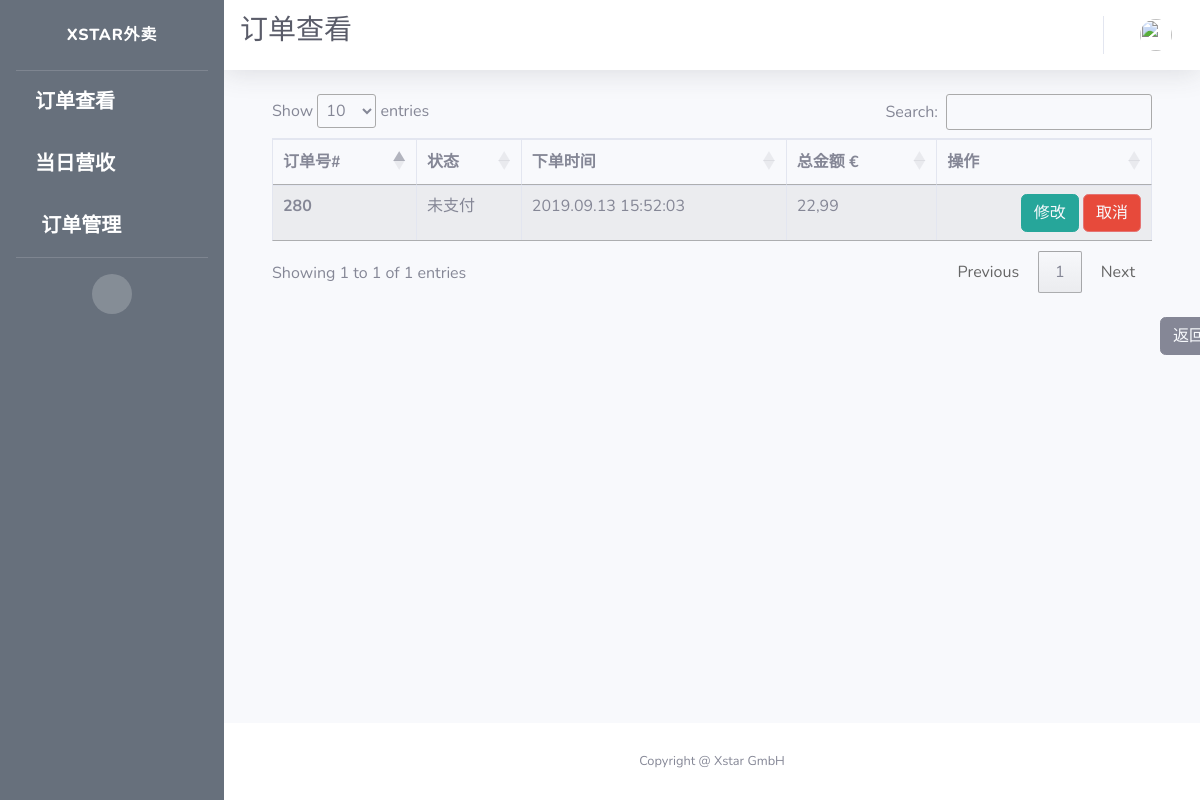
The app's page /takeaway/orders/admin, older data.
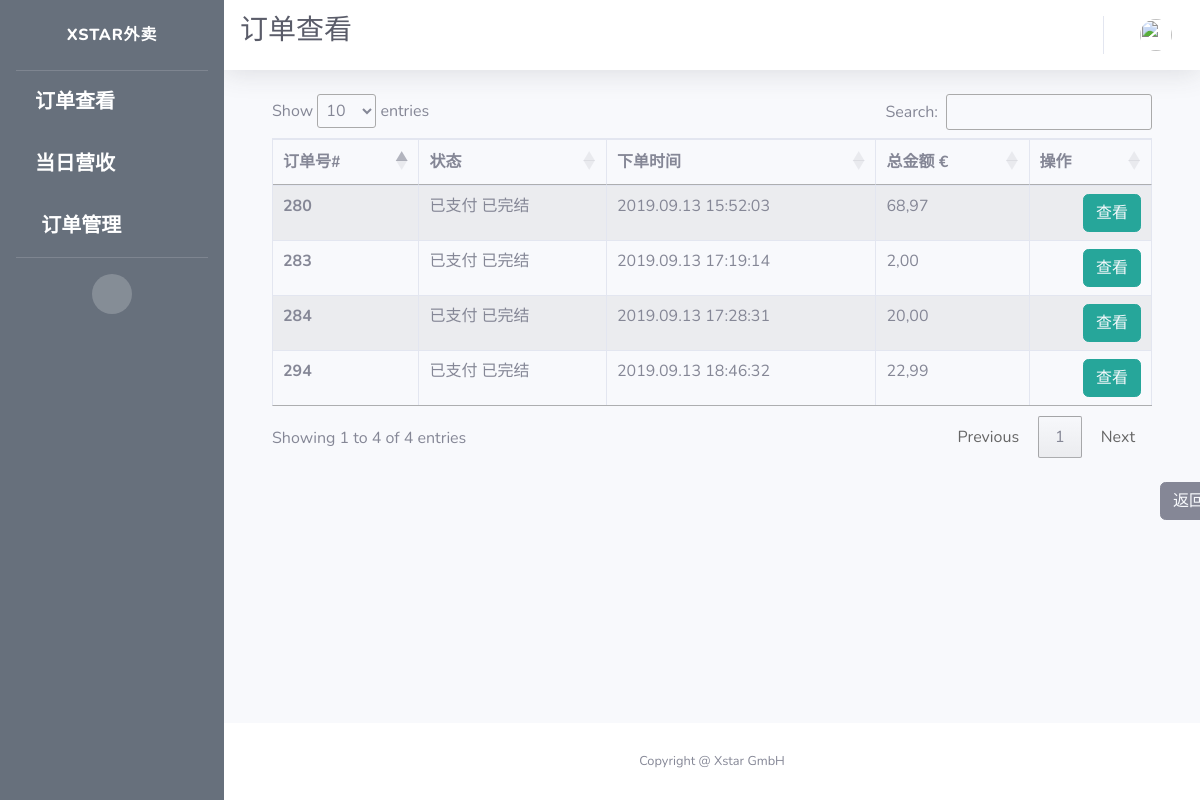
The same page, newer data.
### app/models.py (models this page shows)
class Order(db.Model):
    id = db.Column(db.Integer, primary_key=True, unique=True, index=True)
    totalPrice = db.Column(db.Float, unique=False)
    orderNumber = db.Column(db.String(200), unique=True)
    timeCreated = db.Column(db.DateTime, default=datetime.utcnow)
    isPaid = db.Column(db.Boolean, default=False)
    isReady = db.Column(db.Boolean, default=False)
    isPickedUp = db.Column(db.Boolean, default=False)
    items = db.Column(db.String(1500))
    pay_via = db.Column(db.String(100))
    type = db.Column(db.String(100))
    container = db.Column(db.String(300))
    mealPrinted = db.Column(db.Boolean, default=False)
    printed = db.Column(db.Boolean, default=False)
    settleTime = db.Column(db.DateTime)
    settleID = db.Column(db.String(500))
    table_name = db.Column(db.String(500))
    seat_number = db.Column(db.String(500))
    isCancelled = db.Column(db.Boolean(), default=False)
    isDone = db.Column(db.Boolean())
    dishes = db.Column(db.String(1500))
    discount = db.Column(db.Float, default=0.0)
    discount_rate = db.Column(db.Float, default=0.0)
    subtype = db.Column(db.String(500))
    endTotal = db.Column(db.Float, default=totalPrice)

### app/routes.py (the view)
@app.route("/takeaway/orders/admin")
def takeaway_orders_admin():
    orders = Order.query.filter(
        Order.type == "Out").all()
    open_orders = [order for order in orders if order.timeCreated.date() == today]
    context = dict(title=u"订单查看",
                   company_name=company_info.get('company_name'),
                   open_orders=open_orders,
                   referrer=request.headers.get('Referer'),
                   datetime_format=datetime_format,
                   formatter=formatter)
    return render_template('takeaway_orders_admin.html', **context)

### app/utilities.py (called while the page is built)
def formatter(number):
    if number == 0:
        number = '{:.2f}'.format(round(number, 2))
        number = number.replace(".", ",")
        return number
    number = format_decimal(round(float(number), 2), locale="de_DE")
    if len(number.split(",")) == 1:
        number = number + ",00"
        return number
    if len(number.split(",")[1]) == 1:
        number = number + "0"
        return number
    return number

### app/templates/takeaway_orders_admin.html (shortened to what this page needs)
{% extends 'TakeawayAdmin.html' %}
{% block css %}
<link rel="stylesheet" type="text/css" href="https://cdn.datatables.net/1.10.19/css/jquery.dataTables.css">
<link rel="stylesheet" type="text/css" href="https://cdnjs.cloudflare.com/ajax/libs/twitter-bootstrap/4.1.3/css/bootstrap.css">
<link rel="stylesheet" type="text/css" href="https://cdn.datatables.net/1.10.19/css/dataTables.bootstrap4.min.css">
{% endblock %}
{% block title %}
<h1 class="h3 mb-2 text-gray-800">{{title}}</h1>
{% endblock %}
{% block content %}
<div class="container">
  <div class="row">
    <div class="col-sm-12">
      <table id="example" class="table table-striped table-bordered">
        <thead>
          <tr>
            <th scope="col">订单号#</th>
            <th scope="col">状态</th>
            <th scope="col">下单时间</th>
            <th scope="col">总金额 €</th>
            <th scope="col">操作</th>
          </tr>
        </thead>
        <tbody>
          {% for order in open_orders %}
          <tr>
            <th scope="row">{{order.id}}</th>
            <td>
              <span>
                {{"已支付" if order.isPaid else "未支付"}}
              </span>
              <span>
                {{"已完结" if order.isPickedUp }}
              </span>
            </td>
            <td>{{ order.timeCreated.strftime(datetime_format) }}</td>
            <td>{{ formatter(order.totalPrice) }}</td>
            <td style="text-align:right">
              <span>
                <button type="button" class="btn btn-info" style="border-color:#26a69a; background-color:#26a69a;">
                  <a href={{ url_for('takeaway_order_edit', order_id=order.id ) }} style="color: rgb(247, 249, 252)">
                    {{"查看" if order.isPaid or order.isCancelled else "修改"}}
                  </a>
                </button>
              </span>
              {% if not order.isCancelled and not order.isPaid %}
              <span>
                <button type="button" class="btn btn-danger" style="border-color:#E57373; background-color:##E57373;">
                  <a href={{ url_for('cancel_out_order', order_id=order.id ) }} style="color: rgb(247, 249, 252)">
                    取消
                  </a>
                </button>
              </span>
              {% endif %}
            </td>
          </tr>
          {% endfor %}
        </tbody>
      </table>
    </div>
  </div>
</div>
<br>
<button type="button" class="btn btn-secondary" id="back">
  <a style="color: rgb(247, 249, 252)" href={{ referrer }}>
    返回
</button>
{% endblock %}

Row changes from the older to the newer data that the page shows:
changed Order id 280: isPaid "未支付" → "已支付"; isPickedUp (not shown) → "已完结"; totalPrice "22,99" → "68,97"; isPaid "修改" → "查看"; no longer shows "取消"
added Order: id "283", isPaid "已支付", isPickedUp "已完结", timeCreated "2019.09.13 17:19:14", totalPrice "2,00", isPaid "查看"
added Order: id "284", isPaid "已支付", isPickedUp "已完结", timeCreated "2019.09.13 17:28:31", totalPrice "20,00", isPaid "查看"
added Order: id "294", isPaid "已支付", isPickedUp "已完结", timeCreated "2019.09.13 18:46:32", totalPrice "22,99", isPaid "查看"
Text that changed along with them:
text written by a page script: "Show entries Search: Showing 1 to 1 of 1 entries Previous 1 Next" → "Show entries Search: Showing 1 to 4 of 4 entries Previous 1 Next"
